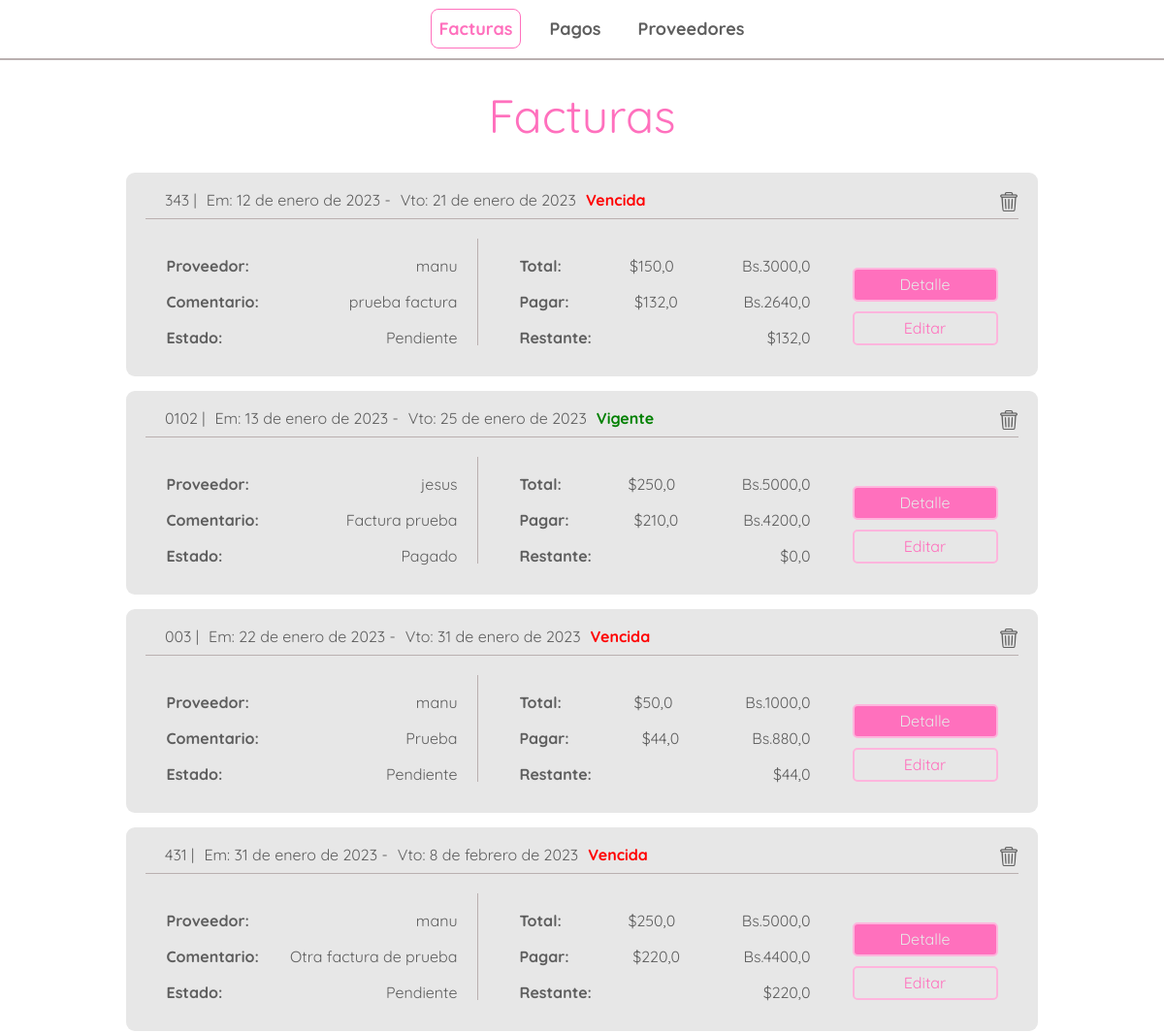
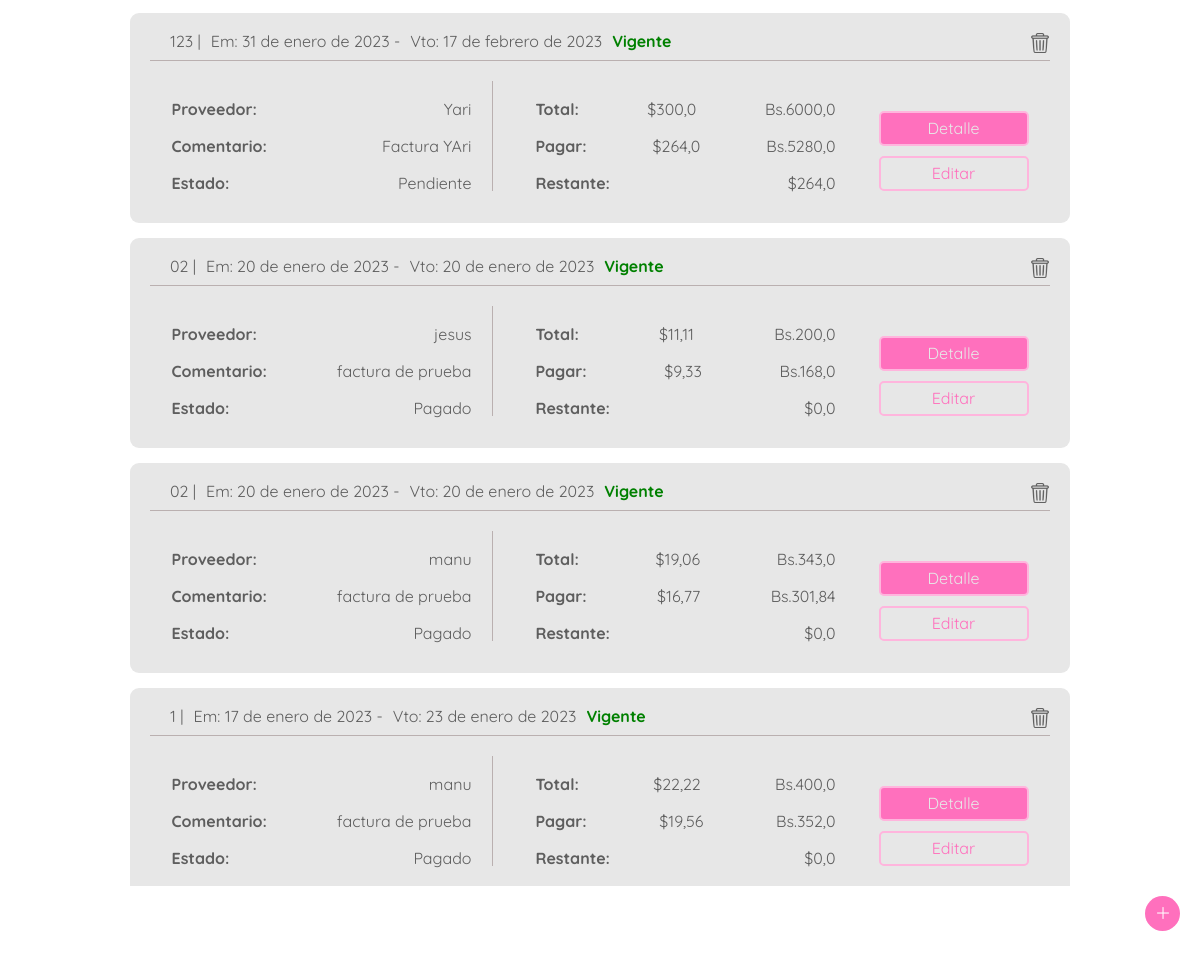
The app's page /, older data (2 pictures, top to bottom).
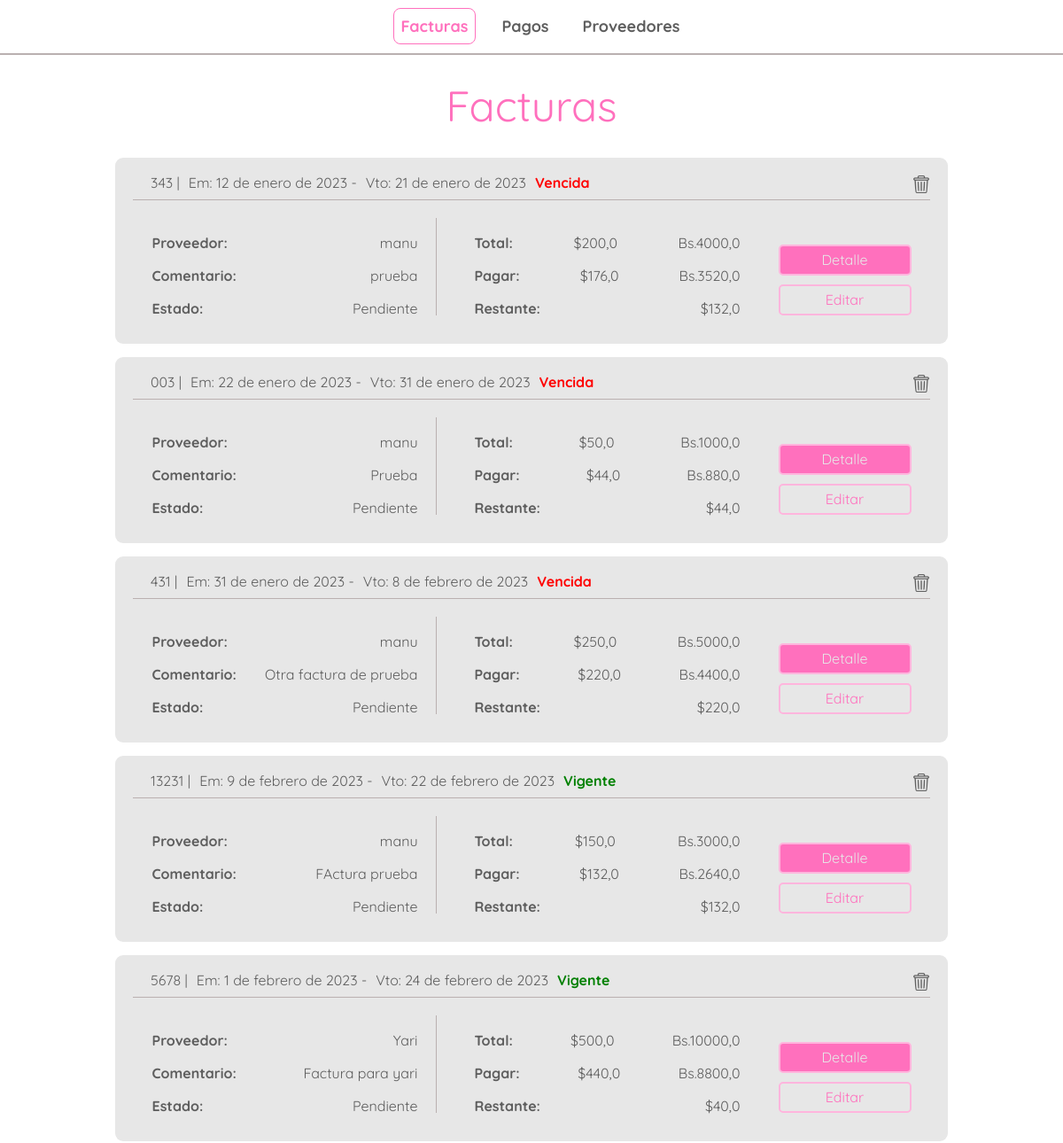
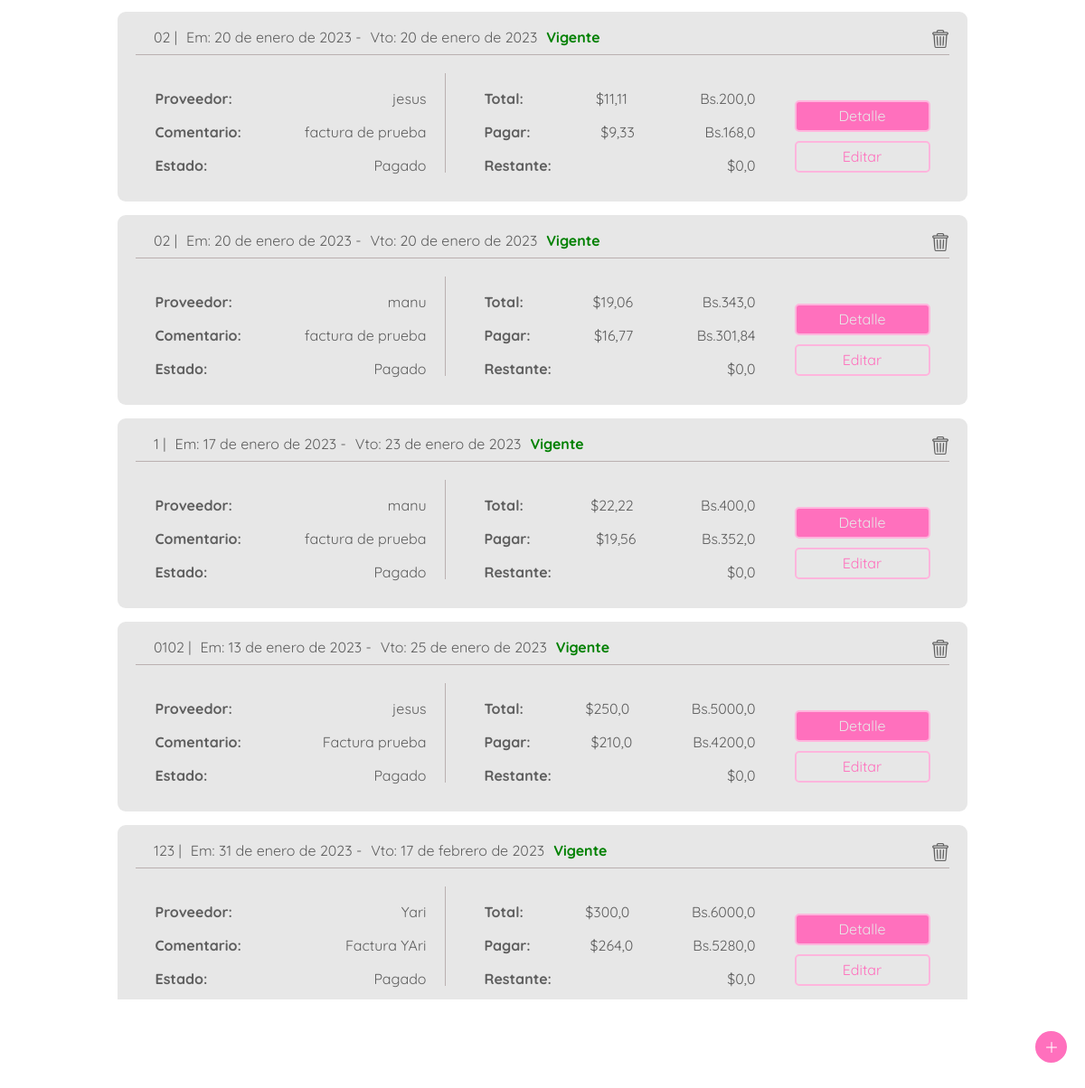
The same page, newer data (2 pictures, top to bottom).
### bills/models.py (models this page shows)
class Bill(models.Model):
    id = HashidAutoField(primary_key=True)
    bill_number = models.CharField(max_length=20,null=False)
    emission_date = models.DateField(default= django.utils.timezone.now)
    due_date = models.DateField(default= django.utils.timezone.now)
    provider = models.ForeignKey(Provider, on_delete=models.CASCADE, null=False)
    total_amount_bs = models.FloatField(default=0)
    sub_total_bs = models.FloatField(default=0)
    tax_bs = models.FloatField(default=0)
    retained_tax_bs = models.FloatField(default=0)
    amount_to_pay_bs = models.FloatField(default=0)
    exchange_rate = models.FloatField(default=0)
    total_amount_dollar = models.FloatField(default=0)
    amount_to_pay_dollar = models.FloatField(default=0)
    paid = models.BooleanField(default='False')
    note = models.CharField(max_length=200, default='')
    rest_to_pay_dollar = models.FloatField(default=0)
    overdue = models.FloatField(default=False)

### providers/models.py (models this page shows)
class Provider(models.Model):
    id = HashidAutoField(primary_key=True)
    rif = models.CharField(max_length=15)
    name = models.CharField(max_length=70)
    nickname = models.CharField(max_length= 70)
    TAXES = [
        ('0','0% tax retained'),
        ('75','75% tax retained'),
        ('100','100% tax retained'),
    ]
    taxtype = models.CharField(max_length=3, choices=TAXES)
    dollar_debt = models.FloatField(default=0)

### bills/views.py (the view)
# urls.py: path('', views.index, name='index'),
def index(request):
    bills_list = Bill.objects.all().order_by('-overdue','paid','due_date')
    check_overdue_bill(bills_list)
    request = reset_messages(request)
    return render(request, 'bills/index.html',{
        'bills_list': bills_list,
    })

### bills/views.py (called while the page is built)
def check_overdue_bill(bills_list):
    today = datetime.date.today()
    for i in bills_list:
        if today > i.due_date and i.paid == False:
            i.overdue = True
            i.save()
        elif i.paid == True:
            i.overdue = False
            i.save()

def reset_messages(request):
    try :
        aux = request.session['message_shown']
    except KeyError:
        request.session['message_shown'] = False
        request.session['message'] = ''
    else:
        if not request.session['message_shown'] :
            request.session['message_shown'] = True
        else:
            request.session['message'] = ''
        return request

### bills/templates/bills/index.html (shortened to what this page needs)
{% extends 'bills/header.html' %}
{% block content %}
{% load static %}
<body>
<div class="bills">
    <div class="title">
        <p>Facturas</p>
    </div>
    <div class="bills-container">
        {% for bill in bills_list %}
        <div class="bill-content">
            <div class="bill-head">
                <div class="bill-head-left">
                    <p>{{bill.bill_number}}   |</p>
                    <p>Em: {{bill.emission_date}}  -</p>
                    <p>Vto: {{bill.due_date}}</p>
                    {% if bill.overdue %}
                    <p class="debt">Vencida</p>
                    {% else %}
                    <p class="paid">Vigente</p>
                    {% endif %}
                </div>
                <div class="bill-head-right">
                    <figure>
                        <a href="{% url 'bills:delete_bill'  bill.id %}" >
                            <img src="{% static 'bills/images/trash.png'  %}" alt="trash" class="trash">
                        </a>
                    </figure>
                </div>
            </div>
            <div class="bill-body">
                <div class="bill-body-sub-left">
                    <div class="bill-detail">
                        <p>Proveedor:</p>
                        <p>{{bill.provider.nickname}}</p>
                    </div>
                    <div class="bill-detail">
                        <p>Comentario:</p>
                        <p>{{bill.note}}</p>
                    </div>
                    <div class="bill-detail">
                        <p>Estado:</p>
                        {% if bill.paid %}
                        <p>Pagado</p>
                        {% else %}
                        <p>Pendiente</p>
                        {% endif %}
                    </div>
                </div>
                <div class="bill-body-sub">
                    <div class="bill-detail">
                        <p>Total:</p>
                        <p>${{bill.total_amount_dollar}}</p>
                        <p>Bs.{{bill.total_amount_bs}}</p>
                    </div>
                    <div class="bill-detail">
                        <p>Pagar:</p>
                        <p>${{bill.amount_to_pay_dollar}}</p>
                        <p>Bs.{{bill.amount_to_pay_bs}}</p>
                    </div>
                    <div class="bill-detail">
                        <p>Restante:</p>
                        <p>${{bill.rest_to_pay_dollar}}</p>
                    </div>
                </div>
                <div class="bill-body-buttons">
                    <a href="{% url 'bills:bill_detail'  bill.id %}" class="link-primary-button">Detalle</a>
                    <a href="{% url 'bills:update_bill'  bill.id %}" class="link-secondary-button">Editar</a>
                </div>
            </div>
        </div>
        {% endfor %}
    </div>
    <div class="add">
        <figure class="figure">
            <img src="{% static 'bills/images/plus.png'  %}" alt="new-bill">
        </figure>
    </div>
</div>
</body>
{% endblock %}

Row changes from the older to the newer data that the page shows:
changed Bill: note "prueba factura" → "prueba"; total_amount_dollar "150,0" → "200,0"; total_amount_bs "3000,0" → "4000,0"; amount_to_pay_dollar "132,0" → "176,0"; amount_to_pay_bs "2640,0" → "3520,0"
added Bill: bill_number "13231", emission_date "9 de febrero de 2023", due_date "22 de febrero de 2023", overdue "Vigente", provider.nickname "manu", note "FActura prueba", paid "Pendiente", total_amount_dollar "150,0", total_amount_bs "3000,0", amount_to_pay_dollar "132,0", amount_to_pay_bs "2640,0", rest_to_pay_dollar "132,0"
added Bill: bill_number "5678", emission_date "1 de febrero de 2023", due_date "24 de febrero de 2023", overdue "Vigente", provider.nickname "Yari", note "Factura para yari", paid "Pendiente", total_amount_dollar "500,0", total_amount_bs "10000,0", amount_to_pay_dollar "440,0", amount_to_pay_bs "8800,0", rest_to_pay_dollar "40,0"
changed Bill "13 de enero de 2023": moves down the list
changed Bill "17 de febrero de 2023": rest_to_pay_dollar "264,0" → "0,0"; paid "Pendiente" → "Pagado"; moves down the list
